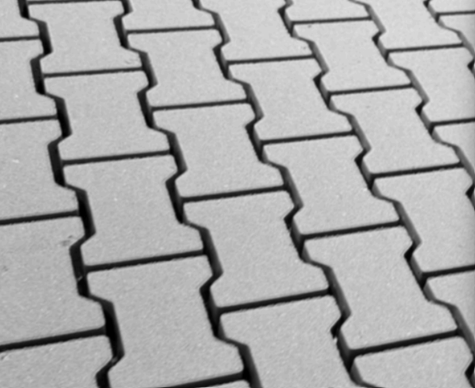
#> input picture example2.png, 475 x 388 px
$ python maskingFace.py
#> lines starting #> are read from the running program, lines starting #| are printed output that depends on the picture; after the words box and inside, x2 and y2 are one past the last pixel; in counts of white or black regions, pixels touching at a corner belong together
import numpy as np
import cv2

image = cv2.imread('example2.png', cv2.IMREAD_GRAYSCALE)
#> image is the input picture: shape (388, 475); min 0, max 226, mean 169.9
if image is None:
    print("Błąd: Nie udało się wczytać obrazu.")
    exit()

cv2.imshow('Original', image)
cv2.waitKey(0)

mask = np.zeros(image.shape[:2], dtype="uint8")
cv2.rectangle(mask, (0, 90), (290, 450), 255, -1)
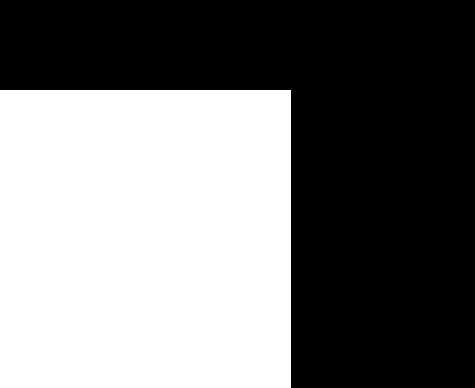
#> mask: shape (388, 475); 47.1% white; 1 white region, box (x1, y1, x2, y2) and area: (0, 90, 291, 388) 86718
cv2.imshow("Rectangular Mask", mask)

masked = cv2.bitwise_and(image, image, mask=mask)
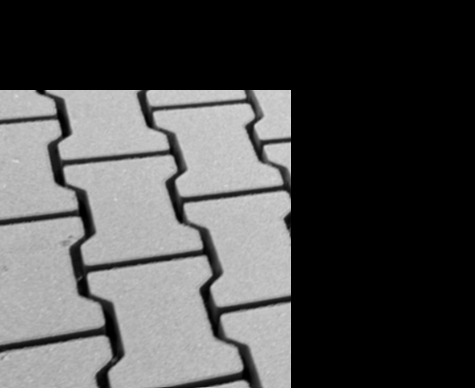
#> masked: shape (388, 475); min 0, max 217, mean 76.6
cv2.imshow("Mask Applied to Image", masked)
cv2.waitKey(0)

$ run again, with example5.png copied over example2.png
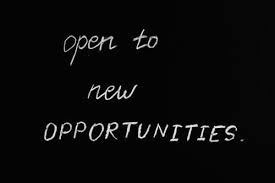
#> input picture example5.png, 275 x 183 px
#> image is the input picture: shape (183, 275); min 0, max 254, mean 10.5
#> `cv2.rectangle(mask, (0, 90), (290, 450), 255, -1)`:
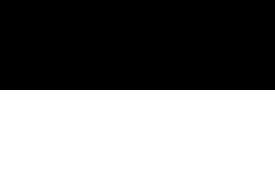
#> mask: shape (183, 275); 50.8% white; 1 black region, box (x1, y1, x2, y2) and area: (0, 0, 275, 90) 24750
